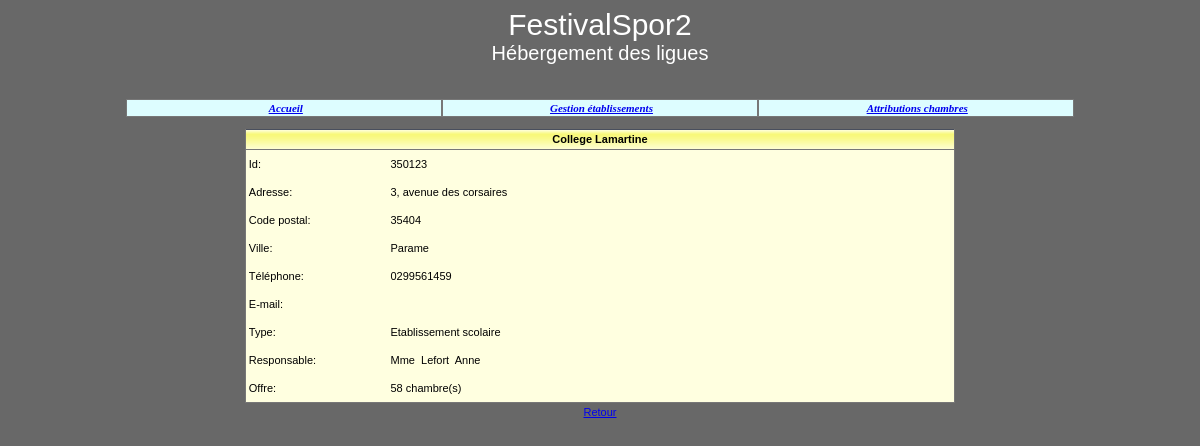
The page /Site/detailEtablissement.php?id=350123 on the database its author committed.
### tables this page shows
create table Etablissement 
(id int(8) not null,
nom varchar(45) not null,
adresseRue varchar(45) not null, 
codePostal char(5) not null, 
ville varchar(35) not null,
tel varchar(13) not null,
adresseElectronique varchar(70),
type tinyint not null,
civiliteResponsable varchar(12) not null,
nomResponsable varchar(25) not null,
prenomResponsable varchar(25),
nombreChambresOffertes integer,
constraint pk_Etablissement primary key(id));

### Site/_gestionBase.inc.php (called while the page is built, shortened)
<?php
function obtenirDetailEtablissement($connexion, $id)
{
   $req="select * from Etablissement where id='$id'";
   $rsEtab=$connexion->query($req);
   return $rsEtab->fetchAll();
}
?>

### Site/detailEtablissement.php (the view, shortened to what this page needs)
<?php
include("_debut.inc.php");
include("_gestionBase.inc.php");
$connexion=connect();
$id=$_REQUEST['id'];
$lgEtab=obtenirDetailEtablissement($connexion, $id);
foreach ($lgEtab as $row)
{
   $nom=$row['nom'];
   $adresseRue=$row['adresseRue'];
   $codePostal=$row['codePostal'];
   $ville=$row['ville'];
   $tel=$row['tel'];
   $adresseElectronique=$row['adresseElectronique'];
   $type=$row['type'];
   $civiliteResponsable=$row['civiliteResponsable'];
   $nomResponsable=$row['nomResponsable'];
   $prenomResponsable=$row['prenomResponsable'];
   $nombreChambresOffertes=$row['nombreChambresOffertes'];
}
echo "
<table width='60%' cellspacing='0' cellpadding='0' align='center'
class='tabNonQuadrille'>
   <tr class='enTeteTabNonQuad'>
      <td colspan='3'>$nom</td>
   </tr>
   <tr class='ligneTabNonQuad'>
      <td  width='20%'> Id: </td>
      <td>$id</td>
   </tr>
   <tr class='ligneTabNonQuad'>
      <td> Adresse: </td>
      <td>$adresseRue</td>
   </tr>
   <tr class='ligneTabNonQuad'>
      <td> Code postal: </td>
      <td>$codePostal</td>
   </tr>
   <tr class='ligneTabNonQuad'>
      <td> Ville: </td>
      <td>$ville</td>
   </tr>
   <tr class='ligneTabNonQuad'>
      <td> Téléphone: </td>
      <td>$tel</td>
   </tr>
   <tr class='ligneTabNonQuad'>
      <td> E-mail: </td>
      <td>$adresseElectronique</td>
   </tr>
   <tr class='ligneTabNonQuad'>
      <td> Type: </td>";
      if ($type==1)
      {
         echo "<td> Etablissement scolaire </td>";
      }
      else
      {
         echo "<td> Autre établissement </td>";
      }
   echo "
   </tr>
   <tr class='ligneTabNonQuad'>
      <td> Responsable: </td>
      <td>$civiliteResponsable&nbsp; $nomResponsable&nbsp; $prenomResponsable
      </td>
   </tr>
   <tr class='ligneTabNonQuad'>
      <td> Offre: </td>
      <td>$nombreChambresOffertes&nbsp;chambre(s)</td>
   </tr>
</table>
<table align='center'>
   <tr>
      <td align='center'><a href='listeEtablissements.php'>Retour</a>
      </td>
   </tr>
</table>";
?>

### Site/css/cssGeneral.css (style rules this page uses)
.basePage { background-color:#686868; color:black; font:11px Arial, Helvetica, sans-serif; }
td,tr { font:11px Arial, Helvetica, sans-serif; }
table.tabNonQuadrille { background-color:#FFFFE0; border-bottom:1px solid #777777; border-right:1px solid #777777; border-left:1px solid #777777; border-top:1px #777777; color:black; }
tr.enTeteTabNonQuad td { background-image:url('../images/xpBarre.jpg'); height:21px; text-align:center; font-weight:bold; border-bottom:1px solid #777777; }
tr.ligneTabNonQuad td { background-color:#FFFFE0; height:28px; text-align:left; padding-left:3px; color:black; }

### rows shown on the page
etablissement: nom "College Lamartine", adresseRue "3, avenue des corsaires", codePostal "35404", ville "Parame", tel "0299561459", civiliteResponsable "Mme", nomResponsable "Lefort", prenomResponsable "Anne", nombreChambresOffertes "58"

### other values the page prints
$id "350123"
